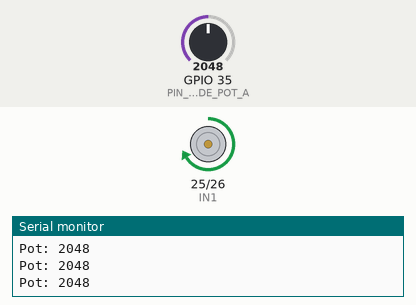
Bench run of a sketch on a simulated ESP32. Parts: motor-driver pin pairs drawn as motors (green arrow = first pin HIGH = forward, orange = second pin HIGH = backward, longer = more drive, scaled by the enable pin), the last lines printed to the serial monitor. The inputs (shaded band) are chosen by the test bench; at power-on: GPIO 35 (PIN_SLIDE_POT_A) = 2048. Nothing arrives over Bluetooth unless stated; a phone connects over Bluetooth LE 3 s after start.

Above: at 1.2 s.
1.3 s: GPIO 35 (PIN_SLIDE_POT_A) set to 1010
4.3 s: GPIO 35 (PIN_SLIDE_POT_A) set to 915
At 5.3 s:
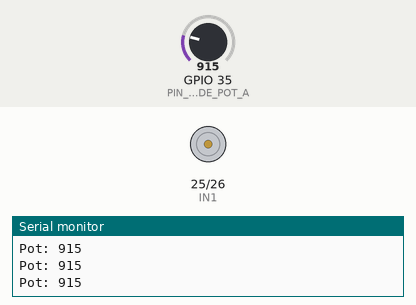
5.8 s: GPIO 35 (PIN_SLIDE_POT_A) set to 107
7.3 s: GPIO 35 (PIN_SLIDE_POT_A) set to 93
At 8.0 s:
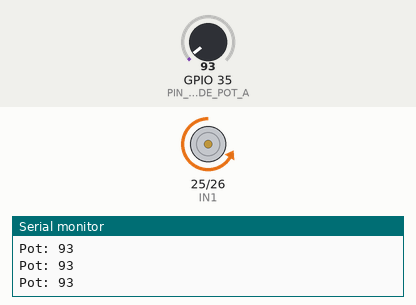
10.3 s: GPIO 35 (PIN_SLIDE_POT_A) set to 315
At 10.8 s:
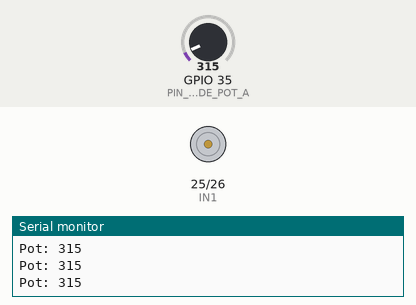
Timing chart, 0 to 12.8 s (numbered marks = the images above; inputs shaded):
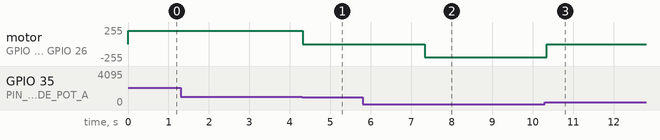

The sketch:

BLEMotorCombined.ino
```cpp
#include <BLEDevice.h>
#include <BLEServer.h>
#include <BLEUtils.h>
#include <BLE2902.h>

// ── Potentiometer ────────────────────────────────────────────────
#define PIN_SLIDE_POT_A 35   // GPIO36 = ADC1_CH0 (VP) — safe with BLE, input-only pin

// Position targets (tuned to your pot's real range)
#define RIGHT_TARGET  850
#define LEFT_TARGET   275
#define MID_TARGET    600    // straight ahead

// Hard safety limits
#define RIGHT_LIMIT   950
#define LEFT_LIMIT    100

#define TOLERANCE     25     // deadband to prevent jitter
#define MOTOR_SPEED   200    // PWM speed 0–255

// ── Motor pins ───────────────────────────────────────────────────
// Using BLE-script pins — digital outputs, so ADC2 conflict doesn't apply
const int IN1 = 25;
const int IN2 = 26;
const int ENA = 27;

// ── BLE config ───────────────────────────────────────────────────
#define SERVICE_UUID        "12345678-1234-1234-1234-123456789012"
#define CHARACTERISTIC_UUID "87654321-4321-4321-4321-210987654321"

BLECharacteristic* pCharacteristic = nullptr;
bool deviceConnected = false;

// ── Commands (must match what your app sends as byte values) ─────
enum Command {
  FWD      = 0,
  BACK     = 1,
  LEFT     = 2,
  RIGHT    = 3,
  CMD_STOP = 4    // renamed to avoid clash with State::STOP
};

// ── Steering state machine ────────────────────────────────────────
enum State { STOP, STEER_LEFT, STEER_RIGHT, STRAIGHT };
State currentState = STOP;

void handleCommand(char cmd);

// ── Motor helpers ─────────────────────────────────────────────────
void moveLeft() {
  analogWrite(ENA, MOTOR_SPEED);
  digitalWrite(IN1, HIGH);
  digitalWrite(IN2, LOW);
}

void moveRight() {
  analogWrite(ENA, MOTOR_SPEED);
  digitalWrite(IN1, LOW);
  digitalWrite(IN2, HIGH);
}

void stopMotor() {
  digitalWrite(IN1, LOW);
  digitalWrite(IN2, LOW);
  analogWrite(ENA, 0);
}

// ── BLE Callbacks ─────────────────────────────────────────────────
class ServerCallbacks : public BLEServerCallbacks {
  void onConnect(BLEServer* pServer) {
    deviceConnected = true;
    Serial.println("BLE Client connected!");
  }
  void onDisconnect(BLEServer* pServer) {
    deviceConnected = false;
    stopMotor();                      // safety: stop on disconnect
    currentState = STOP;
    Serial.println("Disconnected. Restarting advertising...");
    pServer->startAdvertising();
  }
};

class CharacteristicCallbacks : public BLECharacteristicCallbacks {
  void onWrite(BLECharacteristic* pCharacteristic) {
    String value = pCharacteristic->getValue();
    if (value.length() > 0) {
      Serial.print("BLE received: 0x");
      Serial.println((uint8_t)value[0], HEX);
      handleCommand((char)value[0]);
    }
  }
};

// ── Command handler ───────────────────────────────────────────────
void handleCommand(char cmd) {
  switch (cmd) {
    case FWD:
      Serial.println("CMD: FWD (straight)");
      currentState = STRAIGHT;
      break;
    case BACK:
      Serial.println("CMD: BACK → stop steering");
      currentState = STOP;       // no reverse steering; adjust if needed
      stopMotor();
      break;
    case LEFT:
      Serial.println("CMD: LEFT");
      currentState = STEER_LEFT;
      break;
    case RIGHT:
      Serial.println("CMD: RIGHT");
      currentState = STEER_RIGHT;
      break;
    case CMD_STOP:
      Serial.println("CMD: STOP");
      currentState = STOP;
      stopMotor();
      break;
    default:
      Serial.println("CMD: Unknown");
      break;
  }

  // Send 1-byte ACK back to client (0x80 | original command)
  if (deviceConnected && pCharacteristic) {
    uint8_t ack = 0x80 | (uint8_t)cmd;
    pCharacteristic->setValue(&ack, 1);
    pCharacteristic->notify();
    Serial.print("ACK sent: 0x");
    Serial.println(ack, HEX);
  }
}

// ── Setup ─────────────────────────────────────────────────────────
void setup() {
  Serial.begin(115200);

  pinMode(PIN_SLIDE_POT_A, INPUT);   // GPIO35 is input-only, no pull needed
  pinMode(IN1, OUTPUT);
  pinMode(IN2, OUTPUT);
  pinMode(ENA, OUTPUT);
  stopMotor();

  // BLE init
  BLEDevice::init("ESP32-SteerBot");
  BLEServer* pServer = BLEDevice::createServer();
  pServer->setCallbacks(new ServerCallbacks());

  BLEService* pService = pServer->createService(SERVICE_UUID);
  pCharacteristic = pService->createCharacteristic(
    CHARACTERISTIC_UUID,
    BLECharacteristic::PROPERTY_READ  |
    BLECharacteristic::PROPERTY_WRITE |
    BLECharacteristic::PROPERTY_NOTIFY
  );
  pCharacteristic->setCallbacks(new CharacteristicCallbacks());
  pCharacteristic->addDescriptor(new BLE2902());
  pCharacteristic->setValue("SteerBot ready");

  pService->start();
  BLEDevice::getAdvertising()->addServiceUUID(SERVICE_UUID);
  BLEDevice::getAdvertising()->setScanResponse(true);
  BLEDevice::startAdvertising();

  Serial.println("BLE advertising. Waiting for connection...");
}

// ── Loop ──────────────────────────────────────────────────────────
void loop() {
  int potVal = analogRead(PIN_SLIDE_POT_A);   // 0–4095 on ESP32

  Serial.print("Pot: ");
  Serial.println(potVal);

  // Determine target position from current state
  int target = potVal;   // default: no movement
  if      (currentState == STEER_LEFT)  target = LEFT_TARGET;
  else if (currentState == STEER_RIGHT) target = RIGHT_TARGET;
  else if (currentState == STRAIGHT)    target = MID_TARGET;

  // ── Closed-loop steering control ──
  if (currentState == STOP) {
    stopMotor();
  } else {
    if      (potVal < target - TOLERANCE) moveRight();
    else if (potVal > target + TOLERANCE) moveLeft();
    else                                  stopMotor();   // within deadband → hold
  }

  // ── Hard safety limits (override everything) ──
  if (potVal > RIGHT_LIMIT) moveLeft();
  if (potVal < LEFT_LIMIT)  moveRight();

  delay(50);
}
```

Measured:
- the behaviour switches between 951 and 950 on GPIO 35 (PIN_SLIDE_POT_A) (found by bisection; images 0 and 1)
- the behaviour switches between 100 and 99 on GPIO 35 (PIN_SLIDE_POT_A) (found by bisection; images 1 and 2)
- after the input at 4.3 s, motor on GPIO 25 (IN1) / GPIO 26 (IN2): forward 200/255 → stopped at once
- after the input at 7.3 s, motor on GPIO 25 (IN1) / GPIO 26 (IN2): stopped → backward 200/255 at once
- after the input at 10.3 s, motor on GPIO 25 (IN1) / GPIO 26 (IN2): backward 200/255 → stopped after 0.05 s
